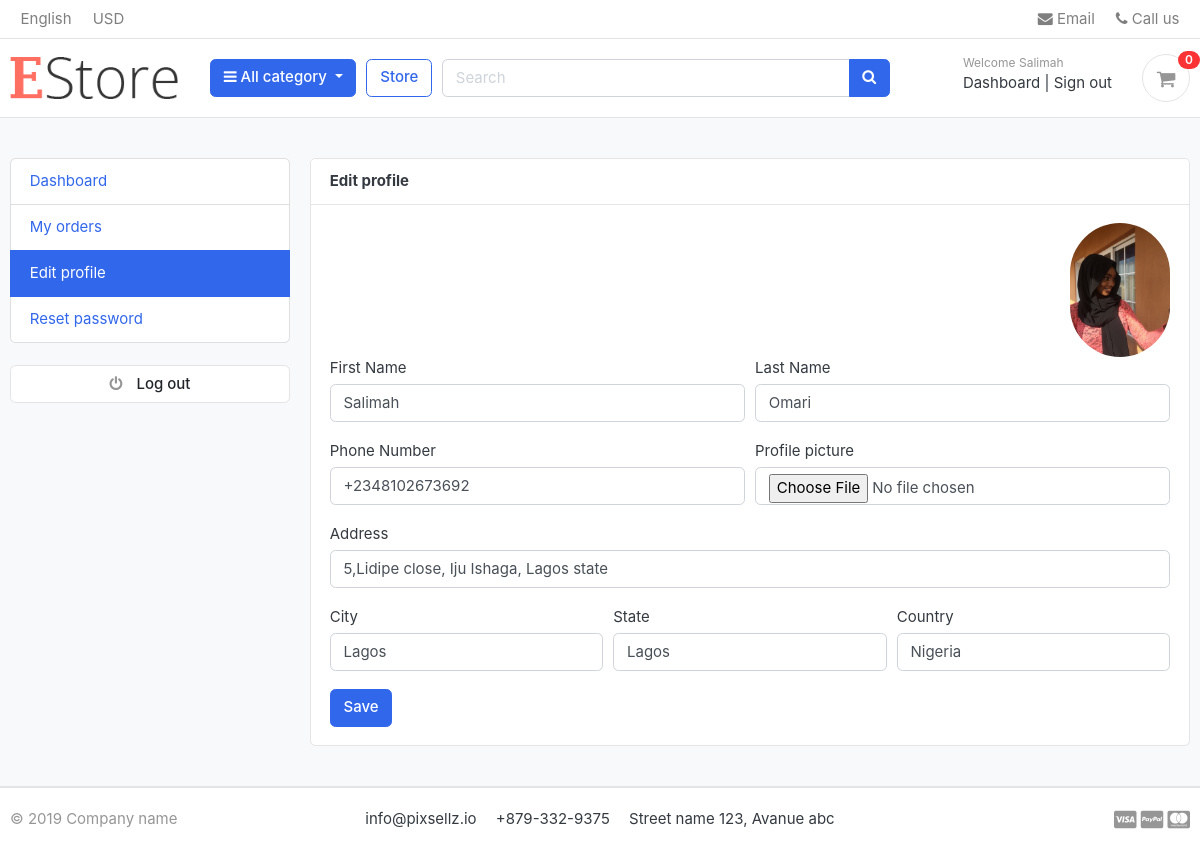
The page /account/edit_profile/ (signed in) on the database its author committed.
### accounts/models.py (models this page shows, shortened)
class Account(AbstractBaseUser, PermissionsMixin):
    first_name= models.CharField(max_length=50)
    last_name= models.CharField(max_length=50)
    username= models.CharField(max_length=50, unique=True)
    email= models.EmailField(max_length=100, unique=True)
    phone_number= models.CharField(max_length=50)
    date_joined=models.DateTimeField(auto_now_add=True)
    last_login=models.DateTimeField(auto_now_add=True)
    is_admin = models.BooleanField(default=False)
    is_staff = models.BooleanField(default=False)
    is_active = models.BooleanField(default=False)
    is_superadmin = models.BooleanField(default=False)
    USERNAME_FIELD="email"
    REQUIRED_FIELDS=['username','first_name','last_name']
    objects=MyAccountManager()

class UserProfile(models.Model):
    user=models.OneToOneField(Account, on_delete=models.CASCADE)
    address=models.CharField(blank=True, max_length=200)
    profile_pics=models.ImageField(blank=True, upload_to='userprofile ')
    city=models.CharField(blank=True, max_length=50)
    state=models.CharField(blank=True, max_length=50)
    country=models.CharField(blank=True, max_length=50)

### accounts/views.py (the view)
# urls.py: path('edit_profile/', EditProfile,name='edit_profile' ),
@login_required(login_url="signin")
def EditProfile(request):
    userprofile=get_object_or_404(UserProfile, user=request.user)
    if request.method == "POST":
        user_form=UserForm(request.POST, instance=request.user)
        userprofile_form=UserProfileForm(request.POST, request.FILES, instance =userprofile)
        if user_form.is_valid() and userprofile_form.is_valid():
            user_form.save()
            userprofile_form.save()
            messages.success(request, 'Your profile has been updated')
            return redirect('edit_profile')
    else:
        user_form=UserForm(instance=request.user)
        userprofile_form=UserProfileForm(instance =userprofile)
    context={
        'userprofile_form':userprofile_form,
        'user_form':user_form ,
        'userprofile':userprofile
    }
    return render(request, 'edit_profile.html', context)

### accounts/forms.py
class UserProfileForm(forms.ModelForm):
    profile_pics=forms.ImageField(required=False, error_messages={'inavlid':("Image files only")}, widget=forms.FileInput)
    class Meta:
        model=UserProfile
        fields = ('address', 'city','state','country','profile_pics')
    def __init__(self, *args, **kwargs):
        super(UserProfileForm,self).__init__(*args,**kwargs)
        for field in self.fields:
            self.fields[field].widget.attrs['class'] = 'form-control'

class UserForm(forms.ModelForm):
    class Meta:
        model=Account
        fields=('first_name','last_name','phone_number')
    def __init__(self, *args, **kwargs):
        super(UserForm,self).__init__(*args,**kwargs)
        for field in self.fields:
            self.fields[field].widget.attrs['class'] = 'form-control'

### cart/context_processor.py (called while the page is built)
def counter(request):
    count=0
    if 'admin' in request.path:
        return {}
    else:
        try:
            cart=Cart.objects.filter(cart_id=_cart_id(request))
            if request.user.is_authenticated:
                print(request.user.is_authenticated)
                cart_items=Cart_item.objects.all().filter(user=request.user)
            else:
                cart_items=Cart_item.objects.all().filter(cart=cart[:1])
            for cart_item in cart_items:
                count+=cart_item.quantity
        except ObjectDoesNotExist:
            count=0
        return dict(count=count)

### cart/views.py (called while the page is built)
def _cart_id(request):
    cart = request.session.session_key
    if not cart:
        cart = request.session.create()
    return cart

### category/context_processors.py (called while the page is built)
def menu_links(request):
    links=Category.objects.all()
    return dict(links=links)

### category/models.py (called while the page is built)
    def get_url(self):
        return reverse ('store_category', args=[self.slug])

### templates/edit_profile.html (shortened to what this page needs)
{% extends "base.html" %}
{% load static %}
{% block content %}
<section class="section-conten padding-y bg">
<div class="container">
	<div class="row">
	{% include 'includes/sidebar.html' %}
	<main class="col-md-9">
		<article class="card">
		<header class="card-header">
			<strong class="d-inline-block mr-3">Edit profile</strong>
		</header>
		<div class="card-body">
        <div class="text-right">
            <img src="{{userprofile.profile_pics.url}}" alt="Profile pics" width="100" style="border-radius:50px;" >
        </div>
			<div class="row">
		<div class="col-md-12">
			<form action="{% url 'edit_profile' %}" method="POST" enctype="multipart/form-data">
                <div class="form-row">
                    <div class="form-group col-md-6">
                        <label>First Name</label>
                        {{user_form.first_name}}
                    </div>
                    <div class="form-group col-md-6">
                        <label>Last Name</label>
                        {{user_form.last_name}}
                    </div>
                </div>
                <div class="form-row">
                    <div class="form-group col-md-6">
                        <label>Phone Number</label>
                        {{user_form.phone_number}}
                    </div>
                    <div class="form-group col-md-6">
                        <label>Profile picture</label>
                        {{userprofile_form.profile_pics}}
                    </div>
                </div>
                <div class="form-row">
                    <div class="form-group col-md-12">
                        <label>Address</label>
                        {{userprofile_form.address}}
                    </div>
                </div>
                <div class="form-row">
                    <div class="form-group col-md-4">
                        <label>City</label>
                        {{userprofile_form.city}}
                    </div>
                    <div class="form-group col-md-4">
                        <label>State</label>
                        {{userprofile_form.state}}
                    </div>
                     <div class="form-group col-md-4">
                        <label>Country</label>
                        {{userprofile_form.country}}
                    </div>
                </div>
                <input type="submit" value="Save" class="btn btn-primary">
            </form>
		</div>
			</div>
		</div>
		</article>
	</main>
</div>
</div>
</section>
</body>
</html>
{% endblock %}

### templates/includes/navbar.html (shortened to what this page needs)
{% load static %}
<header class="section-header">
<nav class="navbar p-md-0 navbar-expand-sm navbar-light border-bottom">
<div class="container">
  <div class="collapse navbar-collapse" id="navbarTop4">
    <ul class="navbar-nav mr-auto">
    	<li class="nav-item dropdown">
		 	<a href="#" class="nav-link">   English </a>
		</li>
		<li class="nav-item dropdown">
			<a href="#" class="nav-link"> USD </a>
		</li>
    </ul>
    <ul class="navbar-nav">
		<li><a href="#" class="nav-link"> <i class="fa fa-envelope"></i> Email </a></li>
		<li><a href="#" class="nav-link"> <i class="fa fa-phone"></i> Call us </a></li>
	</ul>
  </div>
</div>
</nav>
<section class="header-main border-bottom">
	<div class="container">
<div class="row align-items-center">
	<div class="col-lg-2 col-md-3 col-6">
		<a href="{% url 'home' %}" class="brand-wrap">
			<img class="logo" src="{% static './images/hi.png' %}">
		</a>
	</div>
	<div class="col-lg col-sm col-md col-6 flex-grow-0">
		<div class="category-wrap dropdown d-inline-block float-right">
			<button type="button" class="btn btn-primary dropdown-toggle" data-toggle="dropdown">
				<i class="fa fa-bars"></i> All category
			</button>
		</div>
	</div>
	<a href="{% url 'store' %}" class="btn btn-outline-primary">Store</a>
	<div class="col-lg  col-md-6 col-sm-12 col">
		<form action="{% url 'search' %}" class="search">
			<div class="input-group w-100">
			    <input type="text" class="form-control" style="width:60%;" placeholder="Search" name='keyword'>
			    <div class="input-group-append">
			      <button class="btn btn-primary" type="submit">
			        <i class="fa fa-search"></i>
			      </button>
			    </div>
		    </div>
		</form>
	</div>
	<div class="col-lg-3 col-sm-6 col-8 order-2 order-lg-3">
				<div class="d-flex justify-content-end mb-3 mb-lg-0">
				{% if user.id is None %}
					<div class="widget-header">
						<small class="title text-muted">Welcome guest!</small>
						<div>
							<a href="{% url 'signin' %}">Sign in</a> <span class="dark-transp"> | </span>
							<a href="{% url 'register' %}"> Register</a>
						</div>
					</div>
					{% else %}
					<div class="widget-header">
						<small class="title text-muted">Welcome {{user.first_name}}</small>
						<div>
							<a href="{% url 'dashboard' %}">Dashboard</a> <span class="dark-transp"> | </span>
							<a href="{% url 'logout' %}">Sign out</a>
						</div>
					</div>
					{% endif %}
					<a href="{% url 'cart' %}" class="widget-header pl-3 ml-3">
						<div class="icon icon-sm rounded-circle border"><i class="fa fa-shopping-cart"></i></div>
						<span class="badge badge-pill badge-danger notify">{{count}}</span>
					</a>
				</div>
			</div>
</div>
	</div>
</section>
</header>

### static/css/ui.css (style rules this page uses)
html { font-family: "Inter", sans-serif; font-size: 15px; }
.icon-xs, .icon-sm, .icon-md, .icon-lg { display: inline-block; text-align: center; flex-shrink: 0; flex-grow: 0; }
.icon-sm { width: 48px; height: 48px; line-height: 48px !important; font-size: 20px; }
.padding-y { padding-top: 40px; padding-bottom: 40px; }
article:after, .form-group:after { display: block; clear: both; content: ""; }
.bg { background-color: #f8f9fa; }
.header-main { position: relative; padding-top: 1rem; padding-bottom: 1rem; }
.brand-wrap .logo, .navbar-brand .logo { margin-right: 7px; max-height: 42px; display: inline-block; }
.widget-header { display: inline-block; vertical-align: middle; position: relative; }
.widget-header a { color: #343a40; }
.widget-header i { color: #969696; }
.widget-header .title { display: block; }
.widget-header .notify { position: absolute; top: -3px; right: -10px; }
.notify { position: absolute; top: -4px; right: -10px; display: inline-block; padding: 0.25em 0.6em; font-size: 12px; line-height: 1; text-align: center; border-radius: 3rem; color: #fff; background-color: #fa3434; }

### rows shown on the page
Account: first_name "Salimah", last_name "Omari", phone_number "+2348102673692"
UserProfile: profile_pics (picture), address "5,Lidipe close, Iju Ishaga, Lagos state", city "Lagos", state "Lagos", country "Nigeria"

### other values the page prints
{{ count }} "0"
